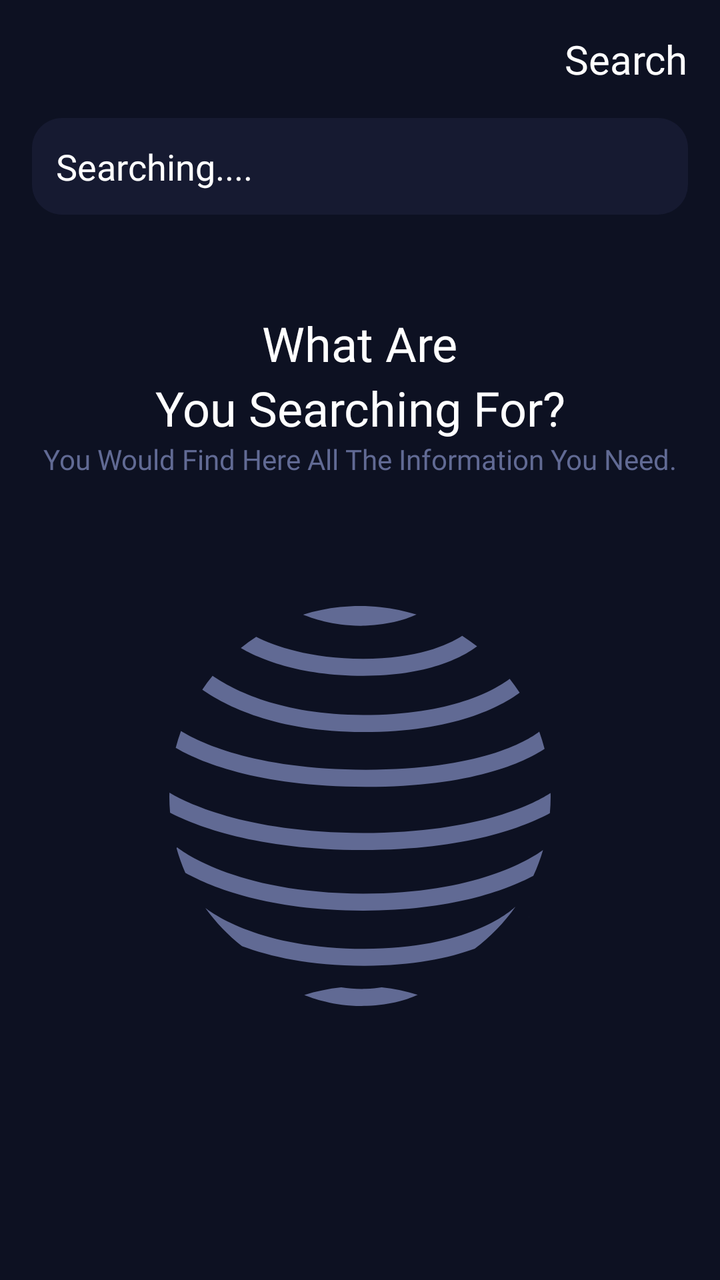
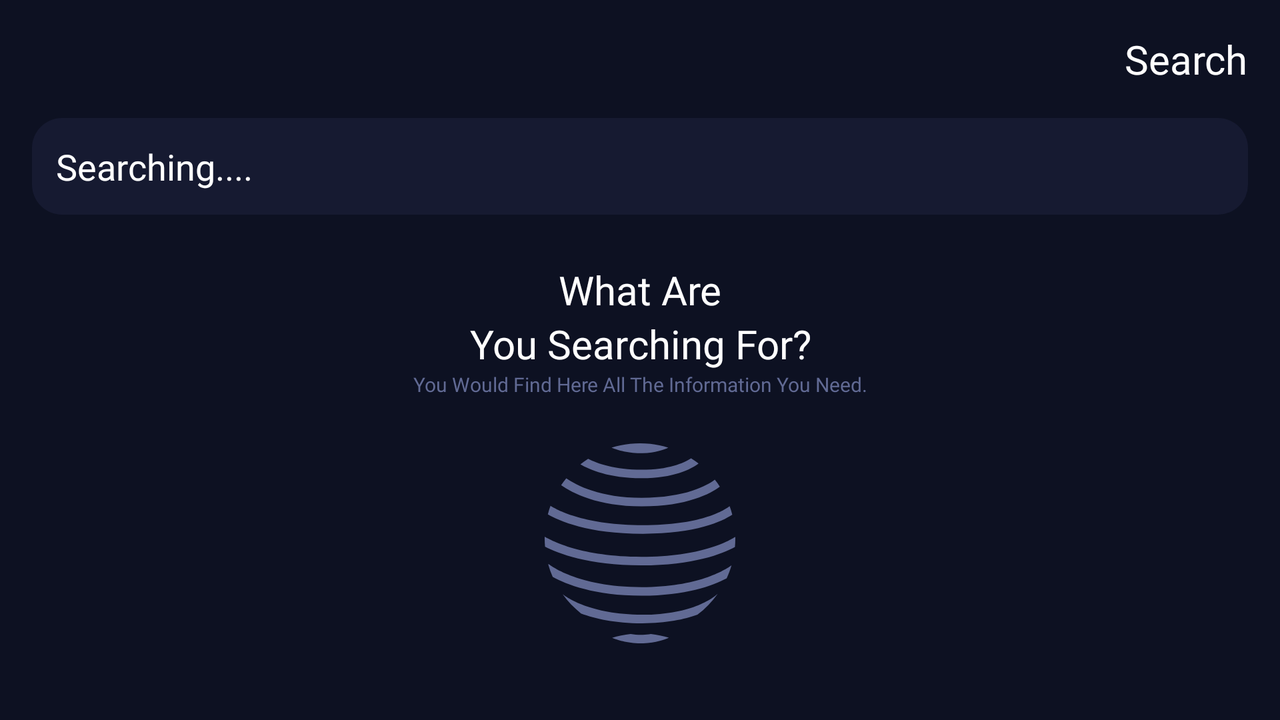

One screen, two layout resources from the same app: the default and the repository's alternative for another configuration. Each is rendered where Android would select it; the XML of both is given below.
<!-- AndroidManifest.xml: application theme splash_theme -->
<!-- res/layout/fragment_search.xml -->
<?xml version="1.0" encoding="utf-8"?>
<androidx.constraintlayout.widget.ConstraintLayout
    xmlns:android="http://schemas.android.com/apk/res/android"
    xmlns:app="http://schemas.android.com/apk/res-auto"
    xmlns:tools="http://schemas.android.com/tools"
    android:layout_width="match_parent"
    android:layout_height="match_parent"
    android:background="@color/darkBlue2"
    android:padding="@dimen/medalSpace"
    tools:context=".fragments.SearchFragment">

    <ImageButton
        android:id="@+id/back"
        android:layout_width="wrap_content"
        android:layout_height="wrap_content"
        android:background="@color/darkBlue2"
        android:src="@drawable/ic_baseline_arrow_back_ios_24"
        app:layout_constraintBottom_toBottomOf="@+id/searchText"
        app:layout_constraintStart_toStartOf="parent"
        app:layout_constraintTop_toTopOf="@+id/searchText"
        tools:ignore="ContentDescription" />

    <TextView
        android:id="@+id/searchText"
        android:layout_width="wrap_content"
        android:layout_height="wrap_content"
        android:fontFamily="@font/actor"
        android:text="@string/search"
        android:textColor="@color/white"
        android:textSize="20sp"
        app:layout_constraintEnd_toEndOf="parent"
        app:layout_constraintTop_toTopOf="parent" />

    <TextView
        android:id="@+id/textView5"
        android:layout_width="wrap_content"
        android:layout_height="wrap_content"
        android:layout_marginTop="32dp"
        android:fontFamily="@font/adamina2"
        android:text="@string/what_are"
        android:textColor="@color/white"
        android:textSize="@dimen/largeSpace"
        app:layout_constraintEnd_toEndOf="@+id/cardView"
        app:layout_constraintStart_toStartOf="parent"
        app:layout_constraintTop_toTopOf="@+id/cardView"
        tools:ignore="SpUsage" />

    <TextView
        android:id="@+id/textView6"
        android:layout_width="wrap_content"
        android:layout_height="wrap_content"
        android:ellipsize="none"
        android:text="@string/you_searching_for"
        android:fontFamily="@font/adamina2"
        android:textAlignment="center"
        android:textColor="@color/white"
        android:textSize="@dimen/largeSpace"
        app:layout_constraintEnd_toEndOf="parent"
        app:layout_constraintStart_toStartOf="parent"
        app:layout_constraintTop_toBottomOf="@+id/textView5"
        tools:ignore="SpUsage" />

    <TextView
        android:id="@+id/textView4"
        android:layout_width="wrap_content"
        android:layout_height="wrap_content"
        android:fontFamily="@font/adamina2"
        android:text="@string/you_would_find_here_all_the_information_you_need"
        android:textAlignment="center"
        android:textColor="@color/lightGray"
        android:textSize="@dimen/descriptionText"
        app:layout_constraintEnd_toEndOf="parent"
        app:layout_constraintStart_toStartOf="parent"
        app:layout_constraintTop_toBottomOf="@+id/textView6" />

    <EditText
        android:id="@+id/et_search"
        android:layout_width="match_parent"
        android:layout_height="wrap_content"
        android:layout_marginTop="@dimen/textofpopulation"
        android:background="@drawable/search"
        android:fontFamily="@font/actor"
        android:hint="@string/searching"
        android:singleLine="true"
        android:padding="@dimen/twelve"
        android:textColor="@color/white"
        android:textColorHint="@color/white"
        app:layout_constraintEnd_toEndOf="parent"
        app:layout_constraintStart_toStartOf="parent"
        app:layout_constraintTop_toBottomOf="@+id/searchText"
        app:queryHint="this box for searching country"
        tools:ignore="Autofill,TextFields" />

    <ImageButton
        android:id="@+id/searchbtn"
        android:layout_width="wrap_content"
        android:layout_height="wrap_content"
        android:layout_marginEnd="@dimen/medalSpace"
        android:background="@color/darkBlue"
        android:src="@drawable/ic_baseline_search_24"
        app:layout_constraintBottom_toBottomOf="@+id/et_search"
        app:layout_constraintEnd_toEndOf="@+id/et_search"
        app:layout_constraintTop_toTopOf="@+id/et_search"
        tools:ignore="ContentDescription" />

    <ImageView
        android:id="@+id/image"
        android:layout_width="match_parent"
        android:layout_height="200dp"
        android:layout_marginTop="@dimen/biggestSpace"
        android:src="@drawable/earth_globe_with_parallel_horizontal_lines_pattern"
        app:layout_constraintEnd_toEndOf="parent"
        app:layout_constraintStart_toStartOf="parent"
        app:layout_constraintTop_toBottomOf="@+id/textView4"
        app:tint="@color/lightGray"
        tools:ignore="ContentDescription" />

    <androidx.cardview.widget.CardView
        android:id="@+id/cardView"
        android:layout_width="match_parent"
        android:layout_height="150dp"
        android:visibility="invisible"
        app:cardCornerRadius="20dp"
        app:cardElevation = "5dp"
        app:cardBackgroundColor = "@color/darkBlue"
        app:layout_constraintTop_toBottomOf="@+id/et_search"
        app:layout_editor_absoluteY="176dp"
        android:layout_marginTop="@dimen/medalSpace"
        app:layout_constraintEnd_toEndOf="@+id/et_search"
        app:layout_constraintStart_toStartOf="@+id/et_search">

        <androidx.constraintlayout.widget.ConstraintLayout
            android:id="@+id/constraintLayout"
            android:layout_width="match_parent"
            android:layout_height="match_parent"
            android:background="@drawable/cardshape"
            android:elevation="0dp"
            app:layout_constraintBottom_toTopOf="@+id/constraintLayout2"
            app:layout_constraintEnd_toEndOf="parent"
            app:layout_constraintHorizontal_bias="1.0"
            app:layout_constraintStart_toStartOf="parent">

            <View
                android:id="@+id/view3"
                android:layout_width="match_parent"
                android:layout_height="35dp"
                android:background="@drawable/linecard"
                app:layout_constraintBottom_toBottomOf="parent"
                app:layout_constraintEnd_toEndOf="parent"
                app:layout_constraintHorizontal_bias="0.0"
                app:layout_constraintStart_toStartOf="parent" />

            <TextView
                android:id="@+id/cityMax"
                android:layout_width="wrap_content"
                android:layout_height="wrap_content"
                android:layout_marginTop="@dimen/medalSpace"
                android:ellipsize="end"
                android:fontFamily="@font/actor"
                android:lines="1"
                android:paddingStart="@dimen/smallSpace"
                android:text="@string/baghdad"
                android:textColor="@color/white"
                android:textSize="30sp"
                app:layout_constraintEnd_toEndOf="parent"
                app:layout_constraintEnd_toStartOf="@+id/countryMax"
                app:layout_constraintHorizontal_bias="0.5"
                app:layout_constraintHorizontal_chainStyle="packed"
                app:layout_constraintStart_toStartOf="parent"
                app:layout_constraintTop_toTopOf="parent"
                app:layout_constraintVertical_chainStyle="packed"
                tools:ignore="RtlSymmetry" />

            <TextView
                android:id="@+id/countryMax"
                android:layout_width="wrap_content"
                android:layout_height="wrap_content"
                android:ellipsize="end"
                android:lines="1"
                android:paddingStart="@dimen/smallSpace"
                android:text="@string/irq"
                android:fontFamily="@font/actor"
                android:textColor="@color/lightGray"
                android:textSize="16sp"
                app:layout_constraintBottom_toBottomOf="@+id/cityMax"
                app:layout_constraintEnd_toEndOf="parent"
                app:layout_constraintHorizontal_bias="0.5"
                app:layout_constraintStart_toEndOf="@+id/cityMax"
                tools:ignore="RtlSymmetry" />

            <ImageView
                android:id="@+id/imageView2"
                android:layout_width="wrap_content"
                android:layout_height="wrap_content"
                android:src="@drawable/ic_baseline_people_24"
                app:layout_constraintBottom_toBottomOf="@+id/populationMax"
                app:layout_constraintEnd_toStartOf="@+id/populationMax"
                tools:ignore="ContentDescription" />

            <TextView
                android:id="@+id/populationMax"
                android:layout_width="wrap_content"
                android:layout_height="wrap_content"
                android:text="@string/_4_856_736_m"
                android:textColor="@color/white"
                android:textSize="18sp"
                app:layout_constraintBottom_toBottomOf="parent"
                app:layout_constraintEnd_toEndOf="parent"
                app:layout_constraintStart_toStartOf="parent"
                app:layout_constraintTop_toTopOf="@+id/view3" />

            <TextView
                android:id="@+id/tv_longitudeMax"
                android:layout_width="wrap_content"
                android:layout_height="wrap_content"
                android:paddingEnd="@dimen/smallSpace"
                android:fontFamily="@font/actor"
                android:text="@string/longitude"
                android:textColor="@color/lightGray"
                android:textSize="@dimen/textsizeoflan_lat"
                app:layout_constraintStart_toStartOf="@+id/longitudeMaxNum"
                app:layout_constraintTop_toBottomOf="@+id/longitudeMaxNum"
                tools:ignore="RtlSymmetry" />

            <TextView
                android:id="@+id/longitudeMaxNum"
                android:layout_width="wrap_content"
                android:layout_height="wrap_content"
                android:layout_marginStart="@dimen/largeSpace"
                android:layout_marginTop="@dimen/medalSpace"
                android:paddingEnd="@dimen/smallSpace"
                android:text="@string/_343_5457"
                android:textColor="@color/white"
                android:textSize="14sp"
                app:layout_constraintStart_toStartOf="parent"
                app:layout_constraintTop_toBottomOf="@+id/cityMax"
                tools:ignore="RtlSymmetry" />

            <TextView
                android:id="@+id/tv_LatitudeMax"
                android:layout_width="wrap_content"
                android:layout_height="wrap_content"
                android:paddingEnd="@dimen/smallSpace"
                android:text="@string/latitude"
                android:fontFamily="@font/actor"
                android:textColor="@color/lightGray"
                android:textSize="@dimen/textsizeoflan_lat"
                app:layout_constraintStart_toStartOf="@+id/LatitudeMaxNum"
                app:layout_constraintTop_toBottomOf="@+id/LatitudeMaxNum"
                tools:ignore="RtlSymmetry" />

            <TextView
                android:id="@+id/LatitudeMaxNum"
                android:layout_width="wrap_content"
                android:layout_height="wrap_content"
                android:layout_marginTop="@dimen/medalSpace"
                android:layout_marginEnd="@dimen/largeSpace"
                android:paddingEnd="@dimen/tinyspace"
                android:text="@string/_343_5457"
                android:textColor="@color/white"
                android:textSize="@dimen/descriptionText"
                app:layout_constraintEnd_toEndOf="parent"
                app:layout_constraintTop_toBottomOf="@+id/cityMax"
                tools:ignore="RtlSymmetry" />
        </androidx.constraintlayout.widget.ConstraintLayout>

    </androidx.cardview.widget.CardView>

    <com.github.mikephil.charting.charts.BarChart
        android:id="@+id/barChart"
        android:layout_width="match_parent"
        android:layout_height="0dp"
        android:layout_marginTop="@dimen/verylargeSpace"
        android:visibility="invisible"
        app:layout_constraintBottom_toBottomOf="parent"
        app:layout_constraintEnd_toEndOf="parent"
        app:layout_constraintStart_toStartOf="parent"
        app:layout_constraintTop_toBottomOf="@+id/cardView"
        app:layout_constraintVertical_bias="0.0" />

</androidx.constraintlayout.widget.ConstraintLayout>
<!-- resources referenced by this layout -->
<resources>
  <color name="darkBlue">#161A31</color>
  <color name="darkBlue2">#0D1122</color>
  <color name="lightGray">#616A94</color>
  <color name="white">#FFFFFFFF</color>
  <dimen name="biggestSpace">64dp</dimen>
  <dimen name="descriptionText">14sp</dimen>
  <dimen name="largeSpace">24dp</dimen>
  <dimen name="medalSpace">16dp</dimen>
  <dimen name="smallSpace">8dp</dimen>
  <dimen name="textofpopulation">16sp</dimen>
  <dimen name="textsizeoflan_lat">10sp</dimen>
  <dimen name="tinyspace">4dp</dimen>
  <dimen name="twelve">12dp</dimen>
  <dimen name="verylargeSpace">32dp</dimen>
  <!-- drawable cardshape (drawable) -->
  <?xml version="1.0" encoding="utf-8"?>
  <shape xmlns:android="http://schemas.android.com/apk/res/android"
      android:shape="rectangle">
      <solid android:color="@color/darkBlue"/>
      <corners android:radius="20dp"/>
  
  </shape>
  <!-- drawable earth_globe_with_parallel_horizontal_lines_pattern: vector/xml drawable (drawable, 3084 chars, omitted) -->
  <!-- drawable ic_baseline_people_24 (drawable) -->
  <vector android:height="20dp" android:tint="#616A94"
      android:viewportHeight="24" android:viewportWidth="24"
      android:width="20dp" xmlns:android="http://schemas.android.com/apk/res/android">
      <path android:fillColor="@android:color/white" android:pathData="M16,11c1.66,0 2.99,-1.34 2.99,-3S17.66,5 16,5c-1.66,0 -3,1.34 -3,3s1.34,3 3,3zM8,11c1.66,0 2.99,-1.34 2.99,-3S9.66,5 8,5C6.34,5 5,6.34 5,8s1.34,3 3,3zM8,13c-2.33,0 -7,1.17 -7,3.5L1,19h14v-2.5c0,-2.33 -4.67,-3.5 -7,-3.5zM16,13c-0.29,0 -0.62,0.02 -0.97,0.05 1.16,0.84 1.97,1.97 1.97,3.45L17,19h6v-2.5c0,-2.33 -4.67,-3.5 -7,-3.5z"/>
  </vector>
  <!-- drawable search (drawable-v24) -->
  <?xml version="1.0" encoding="utf-8"?>
  <shape xmlns:android="http://schemas.android.com/apk/res/android"
      android:shape="rectangle">
  
      <solid android:color="@color/darkBlue"/>
      <corners android:radius="15dp"/>
  
  </shape>
  <string name="_343_5457">343.5457</string>
  <string name="_4_856_736_m">4,856,736 M</string>
  <string name="baghdad">Baghdad</string>
  <string name="irq">IRQ</string>
  <string name="latitude">Latitude</string>
  <string name="longitude">Longitude</string>
  <string name="search">Search</string>
  <string name="searching">Searching....</string>
  <string name="what_are">What Are</string>
  <string name="you_searching_for">You Searching For?</string>
  <string name="you_would_find_here_all_the_information_you_need">You Would Find Here All The Information You Need.</string>
  <style name="splash_theme" parent="Theme.MaterialComponents.Light.NoActionBar">
          <item name="android:windowBackground">@drawable/splash_image</item>
          <item name="android:statusBarColor">@color/splash_background</item>
      </style>
  <!-- drawable splash_image (drawable) -->
  <?xml version="1.0" encoding="utf-8"?>
  <layer-list xmlns:android="http://schemas.android.com/apk/res/android">
  
      <item android:drawable="@color/splash_background" />
      <item android:drawable="@drawable/splash_screen" android:gravity="center" android:height="569dp" android:width="320dp"/>
  
  </layer-list>
  <color name="splash_background">#0f1023</color>
  <!-- drawable splash_screen: png bitmap (drawable-v24, 401394 bytes) -->
</resources>
<!-- res/layout-land/fragment_search.xml (the repository's variant of the layout above) -->
<!-- drawn on the phone turned sideways -->
<?xml version="1.0" encoding="utf-8"?>
<androidx.constraintlayout.widget.ConstraintLayout
    xmlns:android="http://schemas.android.com/apk/res/android"
    xmlns:app="http://schemas.android.com/apk/res-auto"
    xmlns:tools="http://schemas.android.com/tools"
    android:layout_width="match_parent"
    android:layout_height="match_parent"
    android:background="@color/darkBlue2"
    android:padding="@dimen/medalSpace"
    tools:context=".fragments.SearchFragment">

    <ImageButton
        android:id="@+id/back"
        android:layout_width="wrap_content"
        android:layout_height="wrap_content"
        android:background="@color/darkBlue2"
        android:src="@drawable/ic_baseline_arrow_back_ios_24"
        app:layout_constraintBottom_toBottomOf="@+id/searchText"
        app:layout_constraintStart_toStartOf="parent"
        app:layout_constraintTop_toTopOf="@+id/searchText"
        tools:ignore="ContentDescription" />

    <TextView
        android:id="@+id/searchText"
        android:layout_width="wrap_content"
        android:layout_height="wrap_content"
        android:fontFamily="@font/actor"
        android:text="@string/search"
        android:textColor="@color/white"
        android:textSize="20sp"
        app:layout_constraintEnd_toEndOf="parent"
        app:layout_constraintTop_toTopOf="parent" />

    <TextView
        android:id="@+id/textView5"
        android:layout_width="wrap_content"
        android:layout_height="wrap_content"
        android:layout_marginTop="@dimen/largeSpace"
        android:fontFamily="@font/adamina2"
        android:text="@string/what_are"
        android:textColor="@color/white"
        android:textSize="@dimen/landscapetitle"
        app:layout_constraintEnd_toEndOf="@+id/cardView"
        app:layout_constraintStart_toStartOf="parent"
        app:layout_constraintTop_toBottomOf="@+id/et_search" />

    <TextView
        android:id="@+id/textView6"
        android:layout_width="wrap_content"
        android:layout_height="wrap_content"
        android:ellipsize="none"
        android:fontFamily="@font/adamina2"
        android:text="@string/you_searching_for"
        android:textAlignment="center"
        android:textColor="@color/white"
        android:textSize="@dimen/landscapetitle"
        app:layout_constraintEnd_toEndOf="parent"
        app:layout_constraintStart_toStartOf="parent"
        app:layout_constraintTop_toBottomOf="@+id/textView5" />

    <TextView
        android:id="@+id/textView7"
        android:layout_width="wrap_content"
        android:layout_height="wrap_content"
        android:fontFamily="@font/adamina2"
        android:text="@string/you_would_find_here_all_the_information_you_need"
        android:textAlignment="center"
        android:textColor="@color/lightGray"
        android:textSize="@dimen/textsizeoflan_lat"
        app:layout_constraintEnd_toEndOf="parent"
        app:layout_constraintStart_toStartOf="parent"
        app:layout_constraintTop_toBottomOf="@+id/textView6" />

    <EditText
        android:id="@+id/et_search"
        android:layout_width="match_parent"
        android:layout_height="wrap_content"
        android:layout_marginTop="16dp"
        android:background="@drawable/search"
        android:fontFamily="@font/actor"
        android:hint="@string/searching"
        android:singleLine="true"
        android:padding="@dimen/twelve"
        android:textColor="@color/white"
        android:textColorHint="@color/white"
        app:layout_constraintEnd_toEndOf="parent"
        app:layout_constraintStart_toStartOf="parent"
        app:layout_constraintTop_toBottomOf="@+id/searchText"
        app:queryHint="this box for searching country"
        tools:ignore="Autofill,TextFields" />

    <ImageButton
        android:id="@+id/searchbtn"
        android:layout_width="wrap_content"
        android:layout_height="wrap_content"
        android:layout_marginEnd="@dimen/medalSpace"
        android:background="@color/darkBlue"
        android:src="@drawable/ic_baseline_search_24"
        app:layout_constraintBottom_toBottomOf="@+id/et_search"
        app:layout_constraintEnd_toEndOf="@+id/et_search"
        app:layout_constraintTop_toTopOf="@+id/et_search"
        tools:ignore="ContentDescription" />

    <ImageView
        android:id="@+id/image"
        android:layout_width="match_parent"
        android:layout_height="100dp"
        android:src="@drawable/earth_globe_with_parallel_horizontal_lines_pattern"
        app:layout_constraintBottom_toBottomOf="parent"
        app:layout_constraintEnd_toEndOf="parent"
        app:layout_constraintHorizontal_bias="0.531"
        app:layout_constraintStart_toStartOf="parent"
        app:layout_constraintTop_toBottomOf="@+id/textView7"
        app:tint="@color/lightGray"
        tools:ignore="ContentDescription" />

    <androidx.cardview.widget.CardView
        android:id="@+id/cardView"
        android:layout_width="300dp"
        android:layout_height="150dp"
        android:visibility="invisible"
        app:cardBackgroundColor="@color/darkBlue"
        app:cardCornerRadius="20dp"
        app:cardElevation="5dp"
        app:layout_constraintBottom_toBottomOf="parent"
        app:layout_constraintEnd_toEndOf="@+id/et_search"
        app:layout_constraintTop_toBottomOf="@+id/et_search"
        app:layout_editor_absoluteY="176dp">

        <androidx.constraintlayout.widget.ConstraintLayout
            android:id="@+id/constraintLayout"
            android:layout_width="match_parent"
            android:layout_height="match_parent"
            android:background="@drawable/cardshape"
            android:elevation="0dp"
            app:layout_constraintBottom_toTopOf="@+id/constraintLayout2"
            app:layout_constraintEnd_toEndOf="parent"
            app:layout_constraintHorizontal_bias="1.0"
            app:layout_constraintStart_toStartOf="parent">

            <View
                android:id="@+id/view3"
                android:layout_width="match_parent"
                android:layout_height="35dp"
                android:background="@drawable/linecard"
                app:layout_constraintBottom_toBottomOf="parent"
                app:layout_constraintEnd_toEndOf="parent"
                app:layout_constraintHorizontal_bias="0.0"
                app:layout_constraintStart_toStartOf="parent" />

            <TextView
                android:id="@+id/cityMax"
                android:layout_width="wrap_content"
                android:layout_height="wrap_content"
                android:layout_marginTop="16dp"
                android:ellipsize="end"
                android:fontFamily="@font/actor"
                android:lines="1"
                android:paddingStart="@dimen/smallSpace"
                android:text="@string/baghdad"
                android:textColor="@color/white"
                android:textSize="@dimen/WelcomeText"
                app:layout_constraintEnd_toEndOf="parent"
                app:layout_constraintEnd_toStartOf="@+id/countryMax"
                app:layout_constraintHorizontal_bias="0.5"
                app:layout_constraintHorizontal_chainStyle="packed"
                app:layout_constraintStart_toStartOf="parent"
                app:layout_constraintTop_toTopOf="parent"
                app:layout_constraintVertical_chainStyle="packed"
                tools:ignore="RtlSymmetry" />

            <TextView
                android:id="@+id/countryMax"
                android:layout_width="wrap_content"
                android:layout_height="wrap_content"
                android:ellipsize="end"
                android:fontFamily="@font/actor"
                android:lines="1"
                android:paddingStart="@dimen/smallSpace"
                android:text="@string/irq"
                android:textColor="@color/lightGray"
                android:textSize="@dimen/medalSpace"
                app:layout_constraintBottom_toBottomOf="@+id/cityMax"
                app:layout_constraintEnd_toEndOf="parent"
                app:layout_constraintHorizontal_bias="0.5"
                app:layout_constraintStart_toEndOf="@+id/cityMax"
                tools:ignore="RtlSymmetry,SpUsage" />

            <ImageView
                android:id="@+id/imageView2"
                android:layout_width="wrap_content"
                android:layout_height="wrap_content"
                android:src="@drawable/ic_baseline_people_24"
                app:layout_constraintBottom_toBottomOf="@+id/populationMax"
                app:layout_constraintEnd_toStartOf="@+id/populationMax"
                tools:ignore="ContentDescription" />

            <TextView
                android:id="@+id/populationMax"
                android:layout_width="wrap_content"
                android:layout_height="wrap_content"
                android:text="4,856,736 M"
                android:textColor="@color/white"
                android:textSize="18sp"
                app:layout_constraintBottom_toBottomOf="parent"
                app:layout_constraintEnd_toEndOf="parent"
                app:layout_constraintStart_toStartOf="parent"
                app:layout_constraintTop_toTopOf="@+id/view3"
                tools:ignore="HardcodedText" />


            <TextView
                android:id="@+id/tv_longitudeMax"
                android:layout_width="wrap_content"
                android:layout_height="wrap_content"
                android:fontFamily="@font/actor"
                android:paddingEnd="@dimen/smallSpace"
                android:text="@string/longitude"
                android:textColor="@color/lightGray"
                android:textSize="@dimen/textsizeoflan_lat"
                app:layout_constraintStart_toStartOf="@+id/longitudeMaxNum"
                app:layout_constraintTop_toBottomOf="@+id/longitudeMaxNum"
                tools:ignore="RtlSymmetry" />

            <TextView
                android:id="@+id/longitudeMaxNum"
                android:layout_width="wrap_content"
                android:layout_height="wrap_content"
                android:layout_marginStart="@dimen/largeSpace"
                android:layout_marginTop="@dimen/medalSpace"
                android:paddingEnd="@dimen/smallSpace"
                android:text="@string/_343_5457"
                android:textColor="@color/white"
                android:textSize="@dimen/descriptionText"
                app:layout_constraintStart_toStartOf="parent"
                app:layout_constraintTop_toBottomOf="@+id/cityMax"
                tools:ignore="RtlSymmetry" />

            <TextView
                android:id="@+id/tv_LatitudeMax"
                android:layout_width="wrap_content"
                android:layout_height="wrap_content"
                android:fontFamily="@font/actor"
                android:paddingEnd="@dimen/smallSpace"
                android:text="@string/latitude"
                android:textColor="@color/lightGray"
                android:textSize="@dimen/textsizeoflan_lat"
                app:layout_constraintStart_toStartOf="@+id/LatitudeMaxNum"
                app:layout_constraintTop_toBottomOf="@+id/LatitudeMaxNum"
                tools:ignore="RtlSymmetry" />

            <TextView
                android:id="@+id/LatitudeMaxNum"
                android:layout_width="wrap_content"
                android:layout_height="wrap_content"
                android:layout_marginTop="@dimen/medalSpace"
                android:layout_marginEnd="@dimen/landscapetitle"
                android:paddingEnd="@dimen/tinyspace"
                android:text="@string/_343_5457"
                android:textColor="@color/white"
                android:textSize="@dimen/descriptionText"
                app:layout_constraintEnd_toEndOf="parent"
                app:layout_constraintTop_toBottomOf="@+id/cityMax"
                tools:ignore="RtlSymmetry" />
        </androidx.constraintlayout.widget.ConstraintLayout>
    </androidx.cardview.widget.CardView>

    <com.github.mikephil.charting.charts.BarChart
        android:id="@+id/barChart"
        android:layout_width="300dp"
        android:layout_height="250dp"
        android:layout_marginTop="@dimen/smallSpace"
        android:visibility="invisible"
        app:layout_constraintBottom_toBottomOf="parent"
        app:layout_constraintEnd_toStartOf="@+id/cardView"
        app:layout_constraintStart_toStartOf="parent"
        app:layout_constraintTop_toBottomOf="@+id/et_search" />

</androidx.constraintlayout.widget.ConstraintLayout>
<!-- resources referenced by the variant -->
<!-- as the phone turned sideways resolves them -->
<resources>
  <color name="darkBlue">#161A31</color>
  <color name="darkBlue2">#0D1122</color>
  <color name="lightGray">#616A94</color>
  <color name="white">#FFFFFFFF</color>
  <dimen name="WelcomeText">30sp</dimen>
  <dimen name="descriptionText">14sp</dimen>
  <dimen name="landscapetitle">20sp</dimen>
  <dimen name="largeSpace">24dp</dimen>
  <dimen name="medalSpace">16dp</dimen>
  <dimen name="smallSpace">8dp</dimen>
  <dimen name="textsizeoflan_lat">10sp</dimen>
  <dimen name="tinyspace">4dp</dimen>
  <dimen name="twelve">12dp</dimen>
  <!-- drawable cardshape (drawable) -->
  <?xml version="1.0" encoding="utf-8"?>
  <shape xmlns:android="http://schemas.android.com/apk/res/android"
      android:shape="rectangle">
      <solid android:color="@color/darkBlue"/>
      <corners android:radius="20dp"/>
  
  </shape>
  <!-- drawable earth_globe_with_parallel_horizontal_lines_pattern: vector/xml drawable (drawable, 3084 chars, omitted) -->
  <!-- drawable ic_baseline_people_24 (drawable) -->
  <vector android:height="20dp" android:tint="#616A94"
      android:viewportHeight="24" android:viewportWidth="24"
      android:width="20dp" xmlns:android="http://schemas.android.com/apk/res/android">
      <path android:fillColor="@android:color/white" android:pathData="M16,11c1.66,0 2.99,-1.34 2.99,-3S17.66,5 16,5c-1.66,0 -3,1.34 -3,3s1.34,3 3,3zM8,11c1.66,0 2.99,-1.34 2.99,-3S9.66,5 8,5C6.34,5 5,6.34 5,8s1.34,3 3,3zM8,13c-2.33,0 -7,1.17 -7,3.5L1,19h14v-2.5c0,-2.33 -4.67,-3.5 -7,-3.5zM16,13c-0.29,0 -0.62,0.02 -0.97,0.05 1.16,0.84 1.97,1.97 1.97,3.45L17,19h6v-2.5c0,-2.33 -4.67,-3.5 -7,-3.5z"/>
  </vector>
  <!-- drawable search (drawable-v24) -->
  <?xml version="1.0" encoding="utf-8"?>
  <shape xmlns:android="http://schemas.android.com/apk/res/android"
      android:shape="rectangle">
  
      <solid android:color="@color/darkBlue"/>
      <corners android:radius="15dp"/>
  
  </shape>
  <string name="_343_5457">343.5457</string>
  <string name="baghdad">Baghdad</string>
  <string name="irq">IRQ</string>
  <string name="latitude">Latitude</string>
  <string name="longitude">Longitude</string>
  <string name="search">Search</string>
  <string name="searching">Searching....</string>
  <string name="what_are">What Are</string>
  <string name="you_searching_for">You Searching For?</string>
  <string name="you_would_find_here_all_the_information_you_need">You Would Find Here All The Information You Need.</string>
  <style name="splash_theme" parent="Theme.MaterialComponents.Light.NoActionBar">
          <item name="android:windowBackground">@drawable/splash_image</item>
          <item name="android:statusBarColor">@color/splash_background</item>
      </style>
  <!-- drawable splash_image (drawable) -->
  <?xml version="1.0" encoding="utf-8"?>
  <layer-list xmlns:android="http://schemas.android.com/apk/res/android">
  
      <item android:drawable="@color/splash_background" />
      <item android:drawable="@drawable/splash_screen" android:gravity="center" android:height="569dp" android:width="320dp"/>
  
  </layer-list>
  <color name="splash_background">#0f1023</color>
  <!-- drawable splash_screen: png bitmap (drawable-v24, 401394 bytes) -->
</resources>
